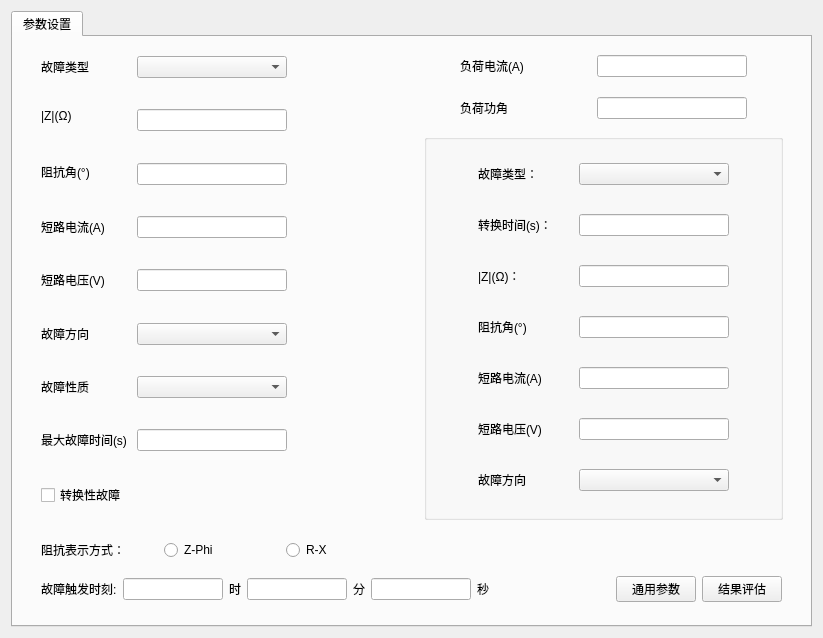
<?xml version="1.0" encoding="UTF-8"?>
<ui version="4.0">
 <class>QSttMacroParaEditViewCBOperate</class>
 <widget class="QWidget" name="QSttMacroParaEditViewCBOperate">
  <property name="geometry">
   <rect>
    <x>0</x>
    <y>0</y>
    <width>823</width>
    <height>638</height>
   </rect>
  </property>
  <property name="windowTitle">
   <string>Form</string>
  </property>
  <layout class="QGridLayout" name="gridLayout_4">
   <item row="0" column="0">
    <widget class="QTabWidget" name="tabWidget">
     <property name="currentIndex">
      <number>0</number>
     </property>
     <widget class="QWidget" name="tab">
      <attribute name="title">
       <string>参数设置</string>
      </attribute>
      <layout class="QGridLayout" name="gridLayout_3">
       <item row="0" column="0">
        <widget class="QFrame" name="frame">
         <layout class="QGridLayout" name="gridLayout">
          <item row="1" column="0">
           <layout class="QHBoxLayout" name="horizontalLayout_4">
            <property name="spacing">
             <number>0</number>
            </property>
            <property name="leftMargin">
             <number>10</number>
            </property>
            <property name="topMargin">
             <number>5</number>
            </property>
            <property name="bottomMargin">
             <number>5</number>
            </property>
            <item>
             <widget class="QLabel" name="m_pLabImpedanceWay">
              <property name="text">
               <string>阻抗表示方式：</string>
              </property>
             </widget>
            </item>
            <item>
             <widget class="QRadioButton" name="m_pAmpAngleRadio">
              <property name="focusPolicy">
               <enum>Qt::ClickFocus</enum>
              </property>
              <property name="text">
               <string>Z-Phi</string>
              </property>
             </widget>
            </item>
            <item>
             <widget class="QRadioButton" name="m_pRXRadio">
              <property name="focusPolicy">
               <enum>Qt::ClickFocus</enum>
              </property>
              <property name="text">
               <string>R-X</string>
              </property>
             </widget>
            </item>
           </layout>
          </item>
          <item row="2" column="0" colspan="2">
           <layout class="QHBoxLayout" name="horizontalLayout">
            <property name="leftMargin">
             <number>10</number>
            </property>
            <property name="topMargin">
             <number>5</number>
            </property>
            <property name="bottomMargin">
             <number>5</number>
            </property>
            <item>
             <widget class="QLabel" name="m_pLabFaultTrigTime">
              <property name="text">
               <string>故障触发时刻:</string>
              </property>
             </widget>
            </item>
            <item>
             <widget class="QLineEdit" name="m_pEditHour">
              <property name="maximumSize">
               <size>
                <width>100</width>
                <height>16777215</height>
               </size>
              </property>
             </widget>
            </item>
            <item>
             <widget class="QLabel" name="m_pLabHour">
              <property name="text">
               <string>时</string>
              </property>
             </widget>
            </item>
            <item>
             <widget class="QLineEdit" name="m_pEditMinute">
              <property name="maximumSize">
               <size>
                <width>100</width>
                <height>16777215</height>
               </size>
              </property>
             </widget>
            </item>
            <item>
             <widget class="QLabel" name="m_pLabMinute">
              <property name="text">
               <string>分</string>
              </property>
             </widget>
            </item>
            <item>
             <widget class="QLineEdit" name="m_pEditSecond">
              <property name="maximumSize">
               <size>
                <width>100</width>
                <height>16777215</height>
               </size>
              </property>
             </widget>
            </item>
            <item>
             <widget class="QLabel" name="m_pLabSecond">
              <property name="text">
               <string>秒</string>
              </property>
             </widget>
            </item>
            <item>
             <spacer name="horizontalSpacer_5">
              <property name="orientation">
               <enum>Qt::Horizontal</enum>
              </property>
              <property name="sizeHint" stdset="0">
               <size>
                <width>40</width>
                <height>20</height>
               </size>
              </property>
             </spacer>
            </item>
            <item>
             <layout class="QHBoxLayout" name="horizontalLayout_3">
              <property name="leftMargin">
               <number>10</number>
              </property>
              <property name="rightMargin">
               <number>10</number>
              </property>
              <item>
               <widget class="QPushButton" name="m_pBtnCommonParas">
                <property name="text">
                 <string>通用参数</string>
                </property>
               </widget>
              </item>
              <item>
               <widget class="QPushButton" name="m_pBtnResultAssess">
                <property name="text">
                 <string>结果评估</string>
                </property>
               </widget>
              </item>
             </layout>
            </item>
           </layout>
          </item>
          <item row="0" column="0">
           <layout class="QVBoxLayout" name="verticalLayout">
            <item>
             <widget class="QWidget" name="qwidget2" native="true">
              <layout class="QFormLayout" name="formLayout">
               <property name="fieldGrowthPolicy">
                <enum>QFormLayout::AllNonFixedFieldsGrow</enum>
               </property>
               <property name="horizontalSpacing">
                <number>10</number>
               </property>
               <property name="verticalSpacing">
                <number>10</number>
               </property>
               <property name="leftMargin">
                <number>10</number>
               </property>
               <property name="topMargin">
                <number>1</number>
               </property>
               <property name="rightMargin">
                <number>10</number>
               </property>
               <property name="bottomMargin">
                <number>1</number>
               </property>
               <item row="0" column="0">
                <widget class="QLabel" name="m_pLabFaultType">
                 <property name="text">
                  <string>故障类型</string>
                 </property>
                </widget>
               </item>
               <item row="0" column="1">
                <widget class="QComboBox" name="m_pCmbFaultType">
                 <property name="maximumSize">
                  <size>
                   <width>150</width>
                   <height>16777215</height>
                  </size>
                 </property>
                </widget>
               </item>
               <item row="1" column="1">
                <spacer name="verticalSpacer">
                 <property name="orientation">
                  <enum>Qt::Vertical</enum>
                 </property>
                 <property name="sizeHint" stdset="0">
                  <size>
                   <width>20</width>
                   <height>40</height>
                  </size>
                 </property>
                </spacer>
               </item>
               <item row="2" column="0">
                <widget class="QLabel" name="m_pLabZ">
                 <property name="sizePolicy">
                  <sizepolicy hsizetype="Fixed" vsizetype="Fixed">
                   <horstretch>0</horstretch>
                   <verstretch>0</verstretch>
                  </sizepolicy>
                 </property>
                 <property name="text">
                  <string>|Z|(Ω)</string>
                 </property>
                </widget>
               </item>
               <item row="2" column="1">
                <widget class="QSettingLineEdit" name="m_pEditZ">
                 <property name="maximumSize">
                  <size>
                   <width>150</width>
                   <height>16777215</height>
                  </size>
                 </property>
                </widget>
               </item>
               <item row="3" column="1">
                <spacer name="verticalSpacer_2">
                 <property name="orientation">
                  <enum>Qt::Vertical</enum>
                 </property>
                 <property name="sizeHint" stdset="0">
                  <size>
                   <width>20</width>
                   <height>40</height>
                  </size>
                 </property>
                </spacer>
               </item>
               <item row="4" column="0">
                <widget class="QLabel" name="m_pLabImpedanceAngle">
                 <property name="sizePolicy">
                  <sizepolicy hsizetype="Fixed" vsizetype="Fixed">
                   <horstretch>0</horstretch>
                   <verstretch>0</verstretch>
                  </sizepolicy>
                 </property>
                 <property name="text">
                  <string>阻抗角(°)</string>
                 </property>
                </widget>
               </item>
               <item row="4" column="1">
                <widget class="QSettingLineEdit" name="m_pEditImpedanceAngle">
                 <property name="maximumSize">
                  <size>
                   <width>150</width>
                   <height>16777215</height>
                  </size>
                 </property>
                </widget>
               </item>
               <item row="5" column="1">
                <spacer name="verticalSpacer_3">
                 <property name="orientation">
                  <enum>Qt::Vertical</enum>
                 </property>
                 <property name="sizeHint" stdset="0">
                  <size>
                   <width>20</width>
                   <height>40</height>
                  </size>
                 </property>
                </spacer>
               </item>
               <item row="6" column="0">
                <widget class="QLabel" name="m_pLabCurShortCircuit">
                 <property name="text">
                  <string>短路电流(A)</string>
                 </property>
                </widget>
               </item>
               <item row="6" column="1">
                <widget class="QLineEdit" name="m_pEditCurShortCircuit">
                 <property name="maximumSize">
                  <size>
                   <width>150</width>
                   <height>16777215</height>
                  </size>
                 </property>
                </widget>
               </item>
               <item row="7" column="1">
                <spacer name="verticalSpacer_4">
                 <property name="orientation">
                  <enum>Qt::Vertical</enum>
                 </property>
                 <property name="sizeHint" stdset="0">
                  <size>
                   <width>20</width>
                   <height>40</height>
                  </size>
                 </property>
                </spacer>
               </item>
               <item row="8" column="0">
                <widget class="QLabel" name="m_pLabVolShortCircuit">
                 <property name="text">
                  <string>短路电压(V)</string>
                 </property>
                </widget>
               </item>
               <item row="8" column="1">
                <widget class="QLineEdit" name="m_pEditVolShortCircuit">
                 <property name="maximumSize">
                  <size>
                   <width>150</width>
                   <height>16777215</height>
                  </size>
                 </property>
                </widget>
               </item>
               <item row="9" column="1">
                <spacer name="verticalSpacer_5">
                 <property name="orientation">
                  <enum>Qt::Vertical</enum>
                 </property>
                 <property name="sizeHint" stdset="0">
                  <size>
                   <width>20</width>
                   <height>40</height>
                  </size>
                 </property>
                </spacer>
               </item>
               <item row="10" column="0">
                <widget class="QLabel" name="m_pLabFaultDirection">
                 <property name="text">
                  <string>故障方向</string>
                 </property>
                </widget>
               </item>
               <item row="10" column="1">
                <widget class="QComboBox" name="m_pCmbFaultDirection">
                 <property name="maximumSize">
                  <size>
                   <width>150</width>
                   <height>16777215</height>
                  </size>
                 </property>
                </widget>
               </item>
               <item row="11" column="1">
                <spacer name="verticalSpacer_6">
                 <property name="orientation">
                  <enum>Qt::Vertical</enum>
                 </property>
                 <property name="sizeHint" stdset="0">
                  <size>
                   <width>20</width>
                   <height>40</height>
                  </size>
                 </property>
                </spacer>
               </item>
               <item row="12" column="0">
                <widget class="QLabel" name="m_pLabFaultQuality">
                 <property name="text">
                  <string>故障性质</string>
                 </property>
                </widget>
               </item>
               <item row="12" column="1">
                <widget class="QComboBox" name="m_pCmbFaultQuality">
                 <property name="maximumSize">
                  <size>
                   <width>150</width>
                   <height>16777215</height>
                  </size>
                 </property>
                </widget>
               </item>
               <item row="13" column="1">
                <spacer name="verticalSpacer_7">
                 <property name="orientation">
                  <enum>Qt::Vertical</enum>
                 </property>
                 <property name="sizeHint" stdset="0">
                  <size>
                   <width>20</width>
                   <height>40</height>
                  </size>
                 </property>
                </spacer>
               </item>
               <item row="14" column="0">
                <widget class="QLabel" name="m_pLabLarFaultTime">
                 <property name="text">
                  <string>最大故障时间(s)</string>
                 </property>
                </widget>
               </item>
               <item row="14" column="1">
                <widget class="QSettingLineEdit" name="m_pEditLarFaultTime">
                 <property name="maximumSize">
                  <size>
                   <width>150</width>
                   <height>16777215</height>
                  </size>
                 </property>
                </widget>
               </item>
               <item row="15" column="1">
                <spacer name="verticalSpacer_9">
                 <property name="orientation">
                  <enum>Qt::Vertical</enum>
                 </property>
                 <property name="sizeHint" stdset="0">
                  <size>
                   <width>20</width>
                   <height>40</height>
                  </size>
                 </property>
                </spacer>
               </item>
               <item row="16" column="0">
                <widget class="QCheckBox" name="m_pChkConversionFault">
                 <property name="text">
                  <string>转换性故障</string>
                 </property>
                </widget>
               </item>
               <item row="16" column="1">
                <spacer name="verticalSpacer_8">
                 <property name="orientation">
                  <enum>Qt::Vertical</enum>
                 </property>
                 <property name="sizeHint" stdset="0">
                  <size>
                   <width>20</width>
                   <height>40</height>
                  </size>
                 </property>
                </spacer>
               </item>
               <item row="17" column="0">
                <spacer name="verticalSpacer_12">
                 <property name="orientation">
                  <enum>Qt::Vertical</enum>
                 </property>
                 <property name="sizeHint" stdset="0">
                  <size>
                   <width>20</width>
                   <height>40</height>
                  </size>
                 </property>
                </spacer>
               </item>
              </layout>
             </widget>
            </item>
           </layout>
          </item>
          <item row="0" column="1">
           <layout class="QVBoxLayout" name="verticalLayout_3">
            <item>
             <layout class="QGridLayout" name="gridLayout_5">
              <property name="leftMargin">
               <number>45</number>
              </property>
              <property name="rightMargin">
               <number>45</number>
              </property>
              <property name="bottomMargin">
               <number>0</number>
              </property>
              <property name="horizontalSpacing">
               <number>0</number>
              </property>
              <property name="verticalSpacing">
               <number>20</number>
              </property>
              <item row="1" column="1">
               <widget class="QLineEdit" name="m_pEditPowerAngleLoad">
                <property name="maximumSize">
                 <size>
                  <width>150</width>
                  <height>16777215</height>
                 </size>
                </property>
               </widget>
              </item>
              <item row="0" column="0">
               <widget class="QLabel" name="m_pLabCurLoad">
                <property name="text">
                 <string>负荷电流(A)</string>
                </property>
               </widget>
              </item>
              <item row="0" column="1">
               <widget class="QLineEdit" name="m_pEditCurLoad">
                <property name="maximumSize">
                 <size>
                  <width>150</width>
                  <height>16777215</height>
                 </size>
                </property>
               </widget>
              </item>
              <item row="1" column="0">
               <widget class="QLabel" name="m_pLabPowerAngleLoad">
                <property name="text">
                 <string>负荷功角</string>
                </property>
               </widget>
              </item>
             </layout>
            </item>
            <item>
             <widget class="QWidget" name="widget_2" native="true">
              <layout class="QVBoxLayout" name="verticalLayout_2">
               <item>
                <widget class="QGroupBox" name="groupBox">
                 <property name="title">
                  <string/>
                 </property>
                 <layout class="QGridLayout" name="gridLayout_2" columnstretch="1,0">
                  <property name="leftMargin">
                   <number>30</number>
                  </property>
                  <property name="topMargin">
                   <number>0</number>
                  </property>
                  <property name="rightMargin">
                   <number>30</number>
                  </property>
                  <property name="bottomMargin">
                   <number>0</number>
                  </property>
                  <item row="6" column="0">
                   <widget class="QLabel" name="m_pLabRFaultDirection">
                    <property name="text">
                     <string>故障方向</string>
                    </property>
                   </widget>
                  </item>
                  <item row="6" column="1">
                   <widget class="QComboBox" name="m_pCmbRFaultDirection">
                    <property name="maximumSize">
                     <size>
                      <width>150</width>
                      <height>16777215</height>
                     </size>
                    </property>
                   </widget>
                  </item>
                  <item row="3" column="1">
                   <widget class="QSettingLineEdit" name="m_pEditRImpedanceAngle">
                    <property name="maximumSize">
                     <size>
                      <width>150</width>
                      <height>16777215</height>
                     </size>
                    </property>
                   </widget>
                  </item>
                  <item row="2" column="0">
                   <widget class="QLabel" name="m_pLabRZ">
                    <property name="sizePolicy">
                     <sizepolicy hsizetype="Fixed" vsizetype="Fixed">
                      <horstretch>0</horstretch>
                      <verstretch>0</verstretch>
                     </sizepolicy>
                    </property>
                    <property name="text">
                     <string>|Z|(Ω)：</string>
                    </property>
                   </widget>
                  </item>
                  <item row="3" column="0">
                   <widget class="QLabel" name="m_pLabRImpedanceAngle">
                    <property name="sizePolicy">
                     <sizepolicy hsizetype="Fixed" vsizetype="Fixed">
                      <horstretch>0</horstretch>
                      <verstretch>0</verstretch>
                     </sizepolicy>
                    </property>
                    <property name="text">
                     <string>阻抗角(°)</string>
                    </property>
                   </widget>
                  </item>
                  <item row="0" column="0">
                   <widget class="QLabel" name="m_pLabRFaultType">
                    <property name="text">
                     <string>故障类型：</string>
                    </property>
                   </widget>
                  </item>
                  <item row="0" column="1">
                   <widget class="QComboBox" name="m_pCmbRFaultType">
                    <property name="maximumSize">
                     <size>
                      <width>150</width>
                      <height>16777215</height>
                     </size>
                    </property>
                   </widget>
                  </item>
                  <item row="1" column="0">
                   <widget class="QLabel" name="m_pLabConversionTime">
                    <property name="text">
                     <string>转换时间(s)：</string>
                    </property>
                   </widget>
                  </item>
                  <item row="1" column="1">
                   <widget class="QLineEdit" name="m_pEditConversionTime">
                    <property name="maximumSize">
                     <size>
                      <width>150</width>
                      <height>16777215</height>
                     </size>
                    </property>
                   </widget>
                  </item>
                  <item row="2" column="1">
                   <widget class="QSettingLineEdit" name="m_pEditRZ">
                    <property name="maximumSize">
                     <size>
                      <width>150</width>
                      <height>16777215</height>
                     </size>
                    </property>
                   </widget>
                  </item>
                  <item row="4" column="0">
                   <widget class="QLabel" name="m_pLabRCurShortCircuit">
                    <property name="text">
                     <string>短路电流(A)</string>
                    </property>
                   </widget>
                  </item>
                  <item row="4" column="1">
                   <widget class="QLineEdit" name="m_pEditRCurShortCircuit">
                    <property name="maximumSize">
                     <size>
                      <width>150</width>
                      <height>16777215</height>
                     </size>
                    </property>
                   </widget>
                  </item>
                  <item row="5" column="0">
                   <widget class="QLabel" name="m_pLabRVolShortCircuit">
                    <property name="text">
                     <string>短路电压(V)</string>
                    </property>
                   </widget>
                  </item>
                  <item row="5" column="1">
                   <widget class="QLineEdit" name="m_pEditRVolShortCircuit">
                    <property name="maximumSize">
                     <size>
                      <width>150</width>
                      <height>16777215</height>
                     </size>
                    </property>
                   </widget>
                  </item>
                 </layout>
                </widget>
               </item>
              </layout>
             </widget>
            </item>
           </layout>
          </item>
         </layout>
        </widget>
       </item>
      </layout>
     </widget>
    </widget>
   </item>
  </layout>
 </widget>
 <customwidgets>
  <customwidget>
   <class>QSettingLineEdit</class>
   <extends>QLineEdit</extends>
   <header>../../UI/Controls/SettingCtrls/qsettinglineedit.h</header>
  </customwidget>
 </customwidgets>
 <resources/>
 <connections/>
</ui>
